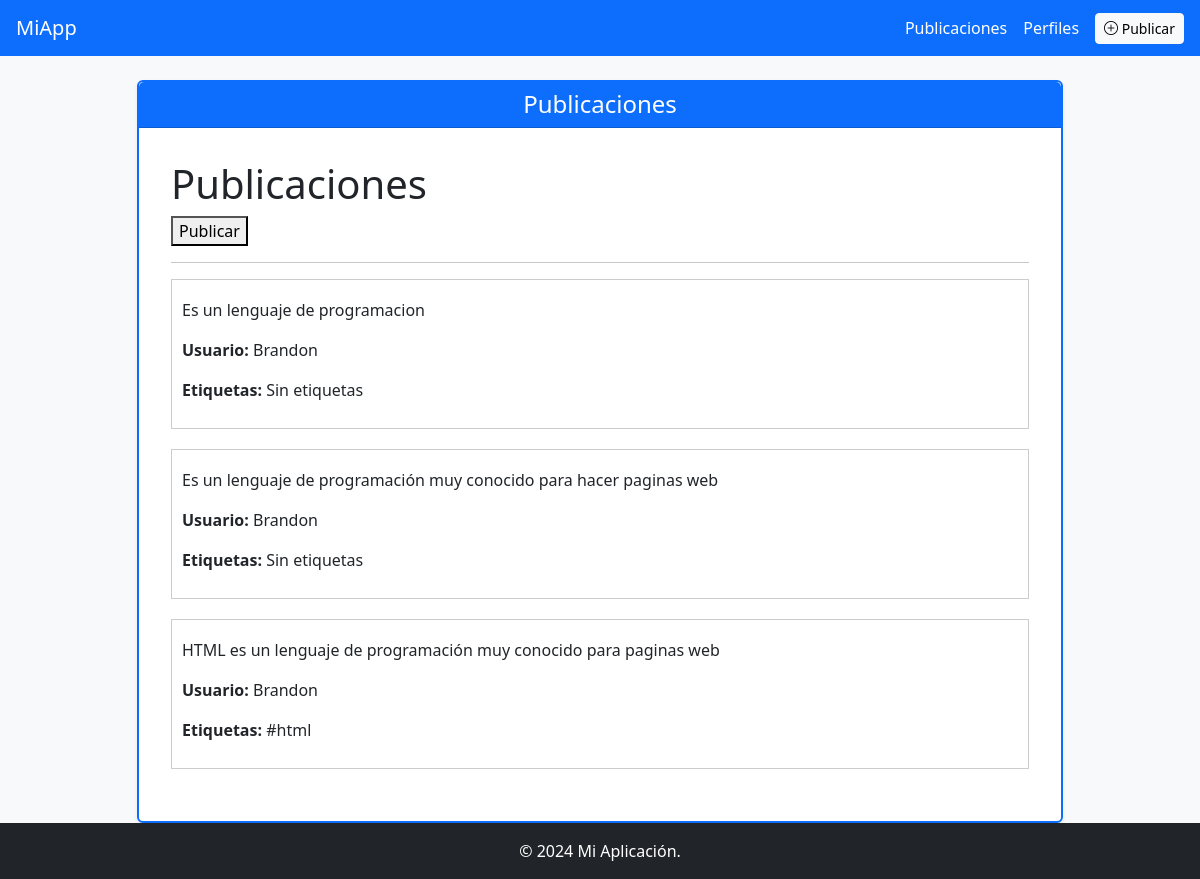
The app's page /publicaciones/, older data.
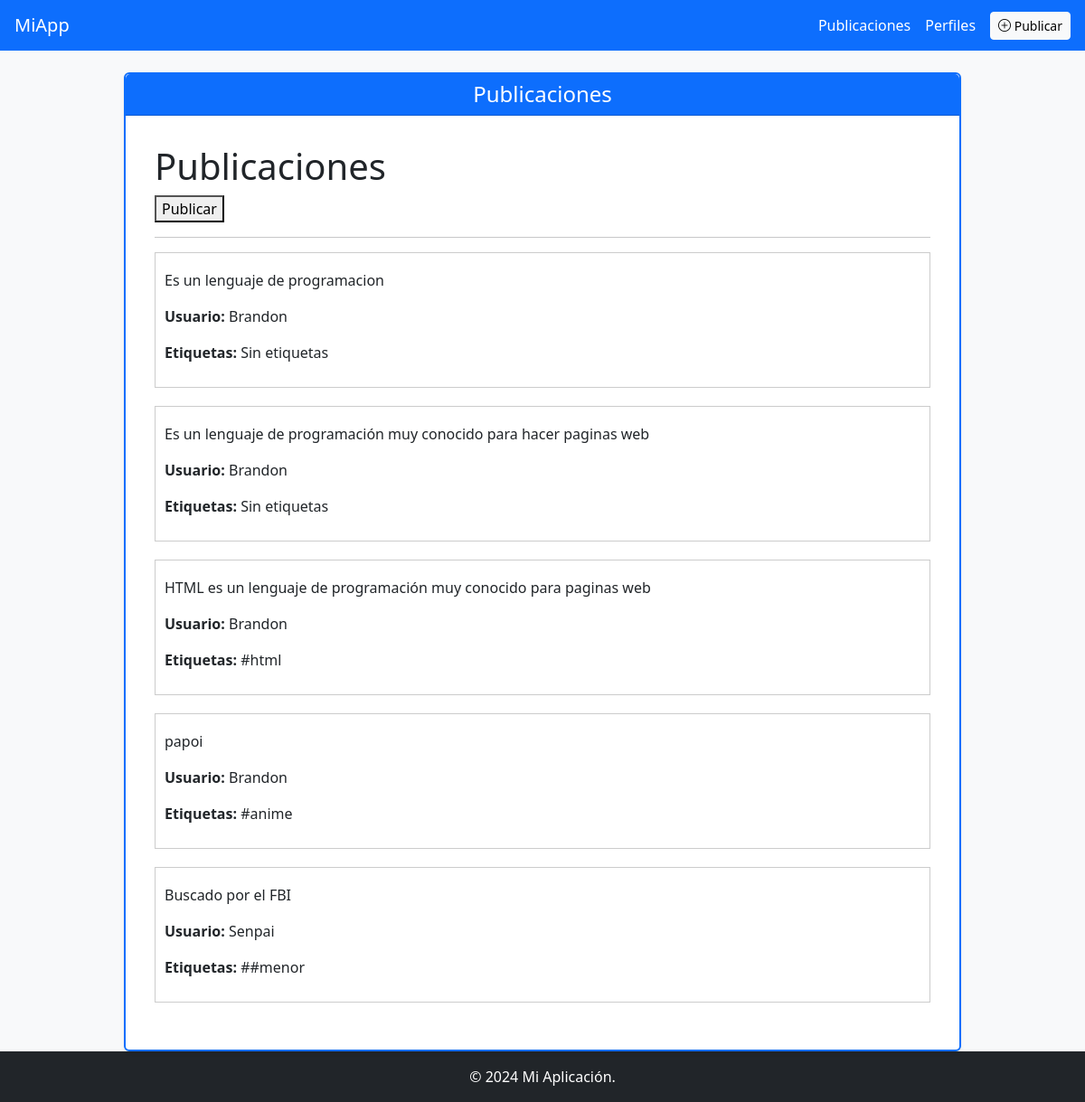
The same page, newer data.
### app/models/publicacion.py (models this page shows)
class Publicacion(db.Model):
    __tablename__='publicacion'
    id= db.Column(db.Integer, primary_key=True)
    titulo= db.Column(db.String(200), nullable=False)
    contenido= db.Column(db.Text,nullable=False)
    usuario_id=db.Column(db.Integer,db.ForeignKey('users.idUser'))
    usuario = db.relationship('User', back_populates='publicaciones')
    etiquetas=db.relationship(
        'Etiqueta',
        secondary=publicacion_etiqueta,
        backref='publicaciones'
    )

### app/models/users.py (models this page shows, shortened)
class User(db.Model, UserMixin):
    __tablename__ = 'users'
    idUser = db.Column(db.Integer, primary_key=True)
    nameUser = db.Column(db.String(80), unique=True, nullable=False)
    passwordUser = db.Column(db.String(255), nullable=False)  # más espacio para hash
    email = db.Column(db.String(120), unique=True, nullable=False)
    perfil = db.relationship('Perfil', back_populates='user', uselist=False)
    publicaciones = db.relationship('Publicacion', back_populates='usuario')

### app/models/etiqueta.py (models this page shows, shortened)
class Etiqueta(db.Model):
    __tablename__ = 'etiqueta'
    id = db.Column(db.Integer, primary_key=True)
    nombre = db.Column(db.String(80), nullable=False)
    slug = db.Column(db.String(80), nullable=False, unique=True)

### app/routes/publicacion_route.py (the view)
@bp.route('/')
def lista():
    publicaciones = Publicacion.query.all()
    return render_template('publicaciones/lista.html', publicaciones=publicaciones)

### app/templates/publicaciones/lista.html (shortened to what this page needs)
{% extends 'base.html' %}
{% block titulo_pagina %}
Publicaciones
{% endblock %}
{% block content %}
<h1>Publicaciones</h1>
<a href="{{ url_for('publicacion.add') }}">
    <button>Publicar</button>
</a>
<hr>
{% if publicaciones %}
    {% for p in publicaciones %}
        <div style="margin-bottom: 20px; padding: 10px; border: 1px solid #ccc;">
            <p>{{ p.contenido }}</p>
            <p>
                <strong>Usuario:</strong> {{ p.usuario.nameUser }}
            </p>
            <p>
                <strong>Etiquetas:</strong>
                {% if p.etiquetas %}
                    {% for e in p.etiquetas %}
                        <span>#{{ e.nombre }}</span>
                    {% endfor %}
                {% else %}
                    <span>Sin etiquetas</span>
                {% endif %}
            </p>
        </div>
    {% endfor %}
{% else %}
    <p>No hay publicaciones aún</p>
{% endif %}
{% endblock %}

### app/templates/base.html (shortened to what this page needs)
<!DOCTYPE html>
<html lang="es" class="h-100">
<head>
    <link rel="stylesheet" href="{{ url_for('static', filename='bootstrap/css/bootstrap.css') }}">
    <link rel="stylesheet" href="{{ url_for('static', filename='all.min.css') }}">
    <link rel="stylesheet" href="{{ url_for('static', filename='bootstrap-icons.min.css') }}">
    <link rel="stylesheet" href="https://cdn.jsdelivr.net/npm/bootstrap-icons@1.12.1/font/bootstrap-icons.min.css">
</head>
<body class="d-flex flex-column h-100 bg-light">
  <nav class="navbar navbar-expand-lg navbar-dark bg-primary px-3">
    <a class="navbar-brand" href="{{ url_for('publicacion.lista') }}">
        MiApp
    </a>
    <div class="ms-auto d-flex gap-3 align-items-center">
        <a class="nav-link text-white" href="{{ url_for('publicacion.lista') }}">
            Publicaciones
        </a>
        <a class="nav-link text-white" href="{{ url_for('user.index') }}">
            Perfiles
        </a>
        <a class="btn btn-light btn-sm" href="{{ url_for('publicacion.add') }}">
          <i class="bi bi-plus-circle"></i> Publicar
        </a>
    </div>
  </nav>
  <main class="flex-shrink-0">
    <div class="container mt-4 mx-auto">
      <div class="row justify-content-center">
        <div class="col-md-10">
          <div class="card shadow-sm border border-2 border-primary">
            <div class="card-header bg-primary text-white">
              <h4 class="mb-0 text-center">
                {% block titulo_pagina %}{% endblock %}
              </h4>
            </div>
            <div class="card-body">
              <div class="container-fluid p-3">
                {% block content %}
                {% endblock %}
              </div>
            </div>
          </div>
        </div>
      </div>
    </div>
  </main>
  <footer class="footer mt-auto py-3 bg-dark text-white">
    <div class="container text-center">
      <span>
        &copy; 2024 Mi Aplicación.
      </span>
    </div>
  </footer>
</body>
</html>

Row changes from the older to the newer data that the page shows:
added Publicacion: contenido "papoi", usuario.nameUser "Brandon"
added Etiqueta: nombre "anime", shown under "papoi"
added Publicacion: contenido "Buscado por el FBI", usuario.nameUser "Senpai"
added Etiqueta: nombre "#menor", shown under "Buscado por el FBI"
